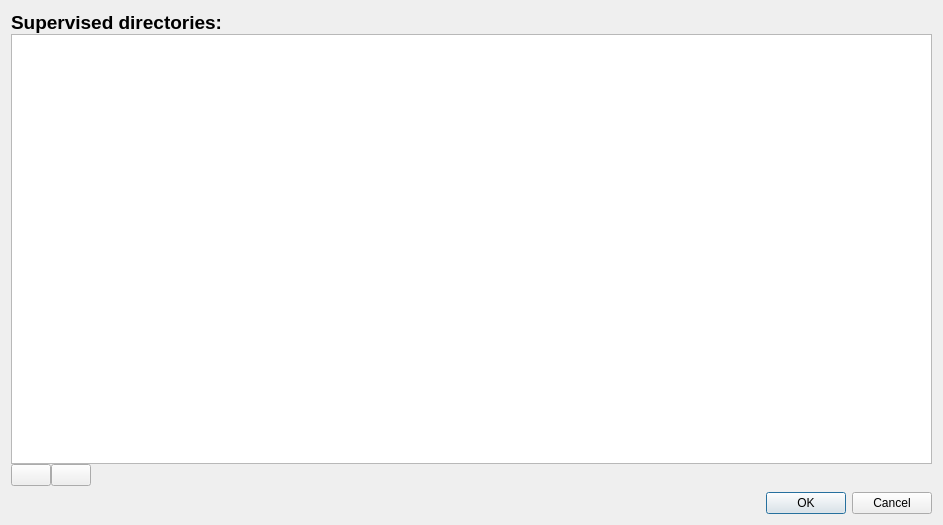
<?xml version="1.0" encoding="UTF-8"?>
<ui version="4.0">
 <class>SupervisedDirectoryDialog</class>
 <widget class="QDialog" name="SupervisedDirectoryDialog">
  <property name="geometry">
   <rect>
    <x>0</x>
    <y>0</y>
    <width>943</width>
    <height>525</height>
   </rect>
  </property>
  <property name="windowTitle">
   <string>Dialog</string>
  </property>
  <layout class="QVBoxLayout" name="verticalLayout_2">
   <item>
    <layout class="QVBoxLayout" name="verticalLayout">
     <property name="spacing">
      <number>0</number>
     </property>
     <item>
      <widget class="QLabel" name="label">
       <property name="font">
        <font>
         <pointsize>14</pointsize>
         <weight>75</weight>
         <bold>true</bold>
        </font>
       </property>
       <property name="text">
        <string>Supervised directories:</string>
       </property>
      </widget>
     </item>
     <item>
      <widget class="QListWidget" name="listWidgetSupervisedDirectory"/>
     </item>
     <item>
      <layout class="QHBoxLayout" name="horizontalLayout">
       <property name="spacing">
        <number>0</number>
       </property>
       <item>
        <widget class="QPushButton" name="pushButtonAddDirectory">
         <property name="text">
          <string/>
         </property>
         <property name="icon">
          <iconset resource="resources.qrc">
           <normaloff>:/icons/AddDirectory.png</normaloff>:/icons/AddDirectory.png</iconset>
         </property>
         <property name="iconSize">
          <size>
           <width>30</width>
           <height>30</height>
          </size>
         </property>
        </widget>
       </item>
       <item>
        <widget class="QPushButton" name="pushButtonRemoveDirectory">
         <property name="text">
          <string/>
         </property>
         <property name="icon">
          <iconset resource="resources.qrc">
           <normaloff>:/icons/RemoveDirectory.png</normaloff>:/icons/RemoveDirectory.png</iconset>
         </property>
         <property name="iconSize">
          <size>
           <width>30</width>
           <height>30</height>
          </size>
         </property>
        </widget>
       </item>
       <item>
        <spacer name="horizontalSpacer">
         <property name="orientation">
          <enum>Qt::Horizontal</enum>
         </property>
         <property name="sizeHint" stdset="0">
          <size>
           <width>40</width>
           <height>20</height>
          </size>
         </property>
        </spacer>
       </item>
      </layout>
     </item>
    </layout>
   </item>
   <item>
    <widget class="QDialogButtonBox" name="buttonBox">
     <property name="orientation">
      <enum>Qt::Horizontal</enum>
     </property>
     <property name="standardButtons">
      <set>QDialogButtonBox::Cancel|QDialogButtonBox::Ok</set>
     </property>
    </widget>
   </item>
  </layout>
 </widget>
 <resources>
  <include location="resources.qrc"/>
 </resources>
 <connections>
  <connection>
   <sender>buttonBox</sender>
   <signal>accepted()</signal>
   <receiver>SupervisedDirectoryDialog</receiver>
   <slot>accept()</slot>
   <hints>
    <hint type="sourcelabel">
     <x>248</x>
     <y>254</y>
    </hint>
    <hint type="destinationlabel">
     <x>157</x>
     <y>274</y>
    </hint>
   </hints>
  </connection>
  <connection>
   <sender>buttonBox</sender>
   <signal>rejected()</signal>
   <receiver>SupervisedDirectoryDialog</receiver>
   <slot>reject()</slot>
   <hints>
    <hint type="sourcelabel">
     <x>316</x>
     <y>260</y>
    </hint>
    <hint type="destinationlabel">
     <x>286</x>
     <y>274</y>
    </hint>
   </hints>
  </connection>
 </connections>
</ui>
